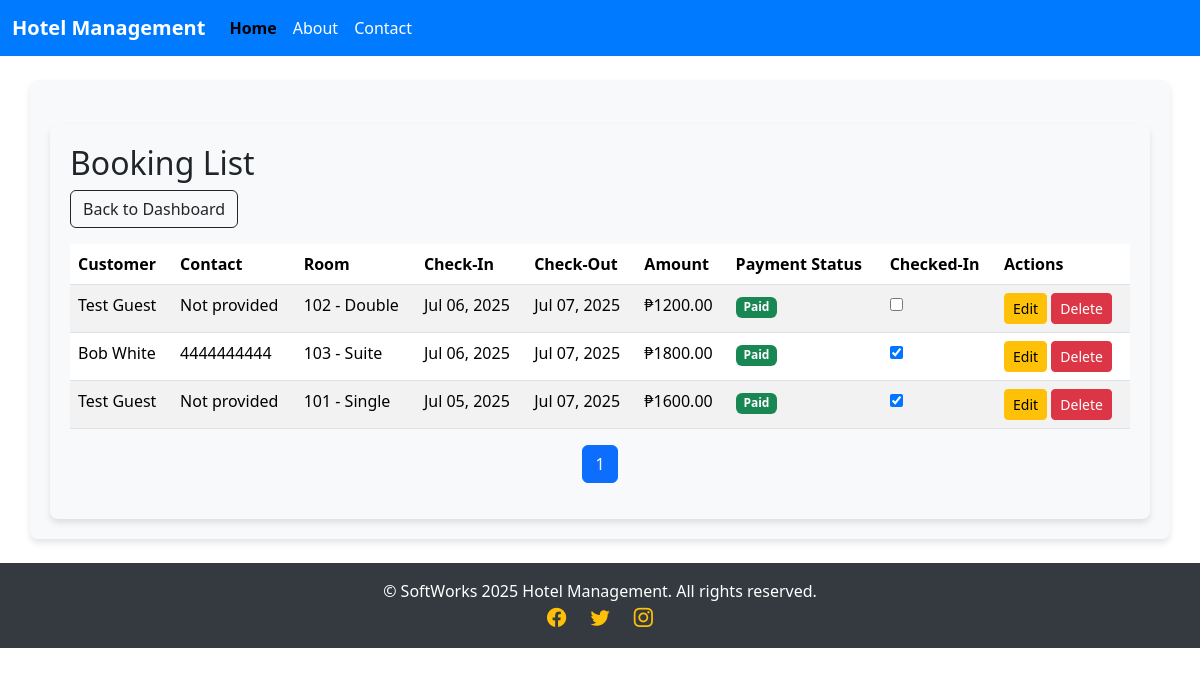
/bookings/ (signed in), run on an earlier commit of the app's database.
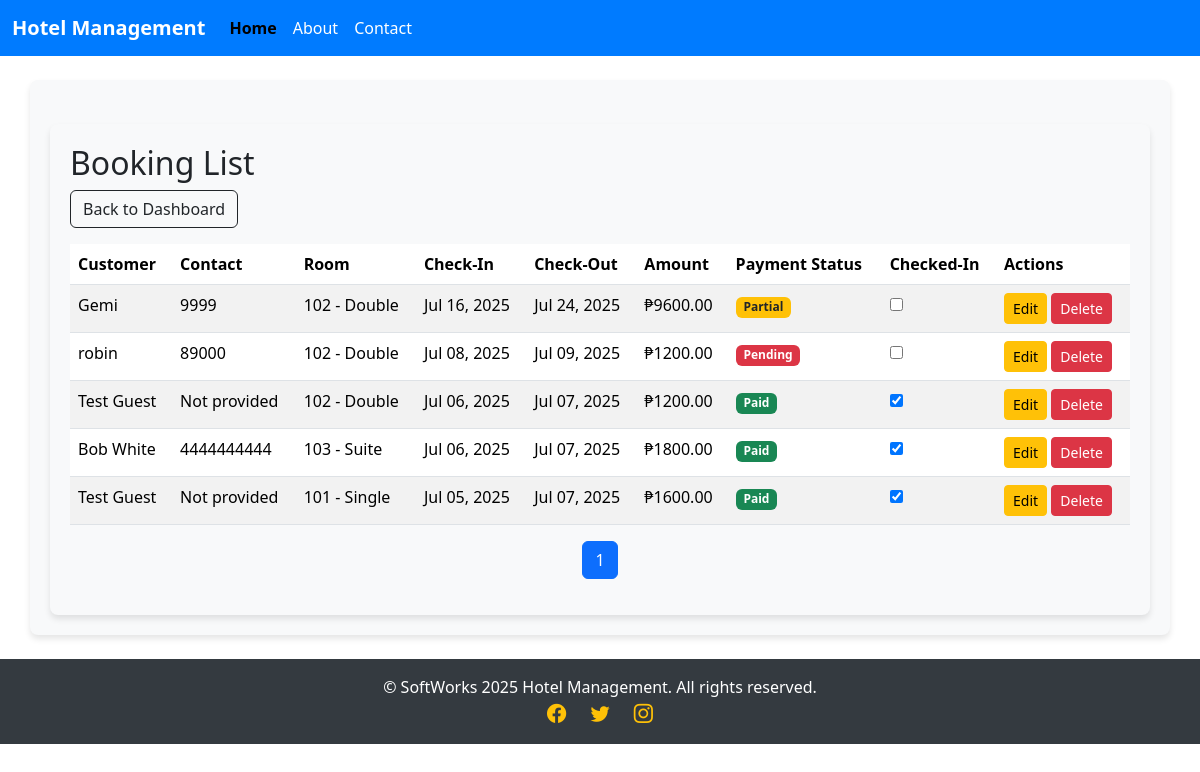
And on a later commit of the database.
### hotel/models.py (models this page shows, shortened)
class Booking(models.Model):
    PAYMENT_STATUSES = [
        ('pending', 'Pending'),
        ('paid', 'Paid'),
        ('failed', 'Failed'),
        ('refunded', 'Refunded'),
    ]
    guest = models.ForeignKey(Guest, on_delete=models.CASCADE, related_name='bookings')
    room = models.ForeignKey(Room, on_delete=models.CASCADE, related_name='bookings')
    check_in = models.DateField()
    check_out = models.DateField()
    total_price = models.DecimalField(max_digits=10, decimal_places=2, blank=True, null=True)  # Allow blank for auto-computation
    payment_status = models.CharField(
        max_length=10,
        choices=PAYMENT_STATUSES,
        default='pending'
    )
    created_at = models.DateTimeField(auto_now_add=True)
    is_checked_in = models.BooleanField(default=False)  # Added field for check-in status

class Guest(models.Model):
    name = models.CharField(max_length=100)
    email = models.EmailField()
    phone = models.CharField(max_length=20, blank=True, null=True)  # Allow blank for optional phone
    address = models.TextField(blank=True, null=True)  # Allow blank for optional address
    date_of_birth = models.DateField(blank=True, null=True)  # Optional date of birth
    notes = models.TextField(blank=True, null=True)  # Optional notes about the guest

class Room(models.Model):
    ROOM_TYPES = (
        ('single', 'Single'),
        ('double', 'Double'),
        ('suite', 'Suite'),
    )
    number = models.CharField(max_length=10)
    room_type = models.CharField(max_length=10, choices=ROOM_TYPES)
    capacity = models.IntegerField()
    price = models.DecimalField(max_digits=10, decimal_places=2)
    is_available = models.BooleanField(default=True)

### hotel/views.py (the view)
# urls.py: path('bookings/', views.booking_list, name='booking_list'),
@login_required
@login_required
def booking_list(request):
    bookings = Booking.objects.select_related('guest', 'room').all().order_by('-check_in')
    paginator = Paginator(bookings, 10)  # Show 10 bookings per page
    page_number = request.GET.get('page')
    page_obj = paginator.get_page(page_number)
    return render(request, 'hotel/booking_list.html', {'bookings': page_obj})

### hotel/templates/hotel/booking_list.html (shortened to what this page needs)
{% extends 'hotel/base.html' %}
{% block content %}
<div class="container mt-4">
    <h2>Booking List</h2>
    <a href="{% url 'dashboard' %}" class="btn btn-outline-dark mb-3">Back to Dashboard</a>
    <table class="table table-striped">
        <thead>
            <tr>
                <th>Customer</th>
                <th>Contact</th>
                <th>Room</th>
                <th>Check-In</th>
                <th>Check-Out</th>
                <th>Amount</th>
                <th>Payment Status</th>
                <th>Checked-In</th>
                <th>Actions</th>
            </tr>
        </thead>
        <tbody>
            {% for booking in bookings %}
            <tr>
                <td>{{ booking.guest.name }}</td>
                <td>{{ booking.guest.phone|default:"Not provided" }}</td>
                <td>{{ booking.room.number }} - {{ booking.room.get_room_type_display }}</td>
                <td>{{ booking.check_in|date:"M d, Y" }}</td>
                <td>{{ booking.check_out|date:"M d, Y" }}</td>
                <td>₱{{ booking.total_price|floatformat:2 }}</td>
                <td>
                    {% if booking.payment_status == 'paid' %}
                        <span class="badge bg-success">Paid</span>
                    {% elif booking.payment_status == 'partial' %}
                        <span class="badge bg-warning text-dark">Partial</span>
                    {% else %}
                        <span class="badge bg-danger">Pending</span>
                    {% endif %}
                </td>
                <td>
                    <form method="post" action="{% url 'toggle_check_in' booking.id %}">
                        <input type="checkbox" name="is_checked_in" value="true" {% if booking.is_checked_in %}checked{% endif %} onchange="this.form.submit()">
                    </form>
                </td>
                <td>
                    <a href="{% url 'booking_edit' booking.id %}" class="btn btn-sm btn-warning">Edit</a>
                    <form method="post" action="{% url 'booking_delete' booking.id %}" style="display:inline;">
                        <button type="submit" class="btn btn-sm btn-danger" onclick="return confirm('Are you sure you want to delete this booking?');">Delete</button>
                    </form>
                </td>
            </tr>
            {% empty %}
            <tr>
                <td colspan="9" class="text-center">No bookings found.</td>
            </tr>
            {% endfor %}
        </tbody>
    </table>
    <nav aria-label="Page navigation">
        <ul class="pagination justify-content-center">
            {% for page_num in bookings.paginator.page_range %}
                <li class="page-item {% if bookings.number == page_num %}active{% endif %}">
                    <a class="page-link" href="?page={{ page_num }}">{{ page_num }}</a>
                </li>
            {% endfor %}
        </ul>
    </nav>
</div>
{% endblock %}

What changed in the data, as far as the page shows it:
added Booking: guest.name "Gemi", guest.phone "9999", room.number "102", room.room_type "Double", check_in "Jul 16, 2025", check_out "Jul 24, 2025", total_price "9600.00", payment_status "Partial"
added Booking: guest.name "robin", guest.phone "89000", room.number "102", room.room_type "Double", check_in "Jul 08, 2025", check_out "Jul 09, 2025", total_price "1200.00", payment_status "Pending"
changed Booking (number 3 of 5 on the later page): is_checked_in "☐" → "☑"
